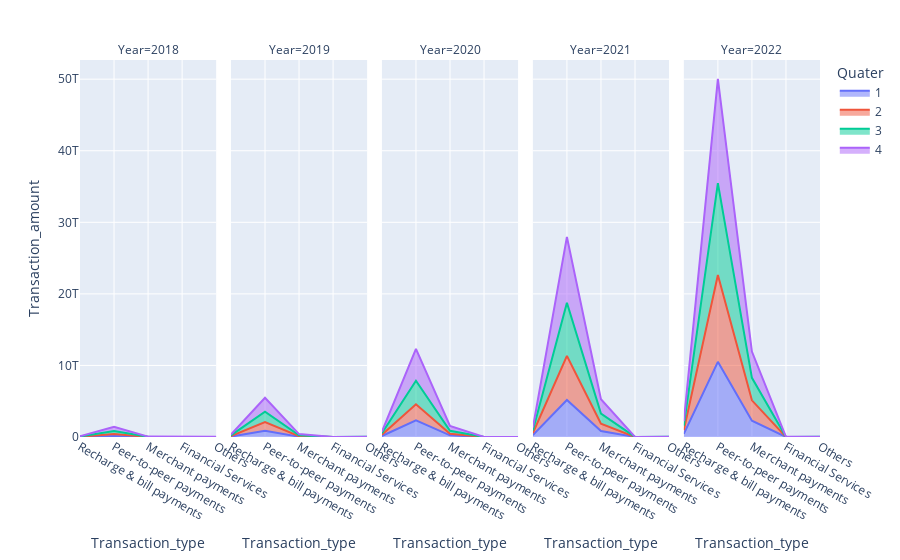

Notebook code cell kept with this figure:
### Code cell
ax = px.area(trans_df, x='Transaction_type', y='Transaction_amount', color='Quater', facet_col='Year')

ax.show()

### Figure 1 — Plotly figure (JSON) as saved in the notebook; plotly's stock layout.template omitted (floating-point values rounded to 4 significant figures)
{"data": [{"fillpattern": {"shape": ""}, "hovertemplate": "Quater=1<br>Year=2018<br>Transaction_type=%{x}<br>Transaction_amount=%{y}<extra></extra>", "legendgroup": "1", "line": {"color": "#636efa"}, "marker": {"symbol": "circle"}, "mode": "lines", "name": "1", "orientation": "v", "showlegend": true, "stackgroup": "1", "type": "scatter", "x": ["Recharge & bill payments", "Peer-to-peer payments", "Merchant payments", "Financial Services", "Others"], "xaxis": "x", "y": [14472713558, 147245883542, 4656678915, 815853105, 4643217301], "yaxis": "y"}, {"fillpattern": {"shape": ""}, "hovertemplate": "Quater=1<br>Year=2019<br>Transaction_type=%{x}<br>Transaction_amount=%{y}<extra></extra>", "legendgroup": "1", "line": {"color": "#636efa"}, "marker": {"symbol": "circle"}, "mode": "lines", "name": "1", "orientation": "v", "showlegend": false, "stackgroup": "1", "type": "scatter", "x": ["Peer-to-peer payments", "Recharge & bill payments", "Merchant payments", "Financial Services", "Others"], "xaxis": "x2", "y": [887893108631, 55473071028, 40575915112, 603852042, 5484252454], "yaxis": "y2"}, {"fillpattern": {"shape": ""}, "hovertemplate": "Quater=1<br>Year=2020<br>Transaction_type=%{x}<br>Transaction_amount=%{y}<extra></extra>", "legendgroup": "1", "line": {"color": "#636efa"}, "marker": {"symbol": "circle"}, "mode": "lines", "name": "1", "orientation": "v", "showlegend": false, "stackgroup": "1", "type": "scatter", "x": ["Peer-to-peer payments", "Merchant payments", "Recharge & bill payments", "Financial Services", "Others"], "xaxis": "x3", "y": [2320557268853, 231298042209, 140373550367, 773848137, 4116905195], "yaxis": "y3"}, {"fillpattern": {"shape": ""}, "hovertemplate": "Quater=1<br>Year=2021<br>Transaction_type=%{x}<br>Transaction_amount=%{y}<extra></extra>", "legendgroup": "1", "line": {"color": "#636efa"}, "marker": {"symbol": "circle"}, "mode": "lines", "name": "1", "orientation": "v", "showlegend": false, "stackgroup": "1", "type": "scatter", "x": ["Merchant payments", "Peer-to-peer payments", "Recharge & bill payments", "Financial Services", "Others"], "xaxis": "x4", "y": [844466633896, 5170856441552, 260182440730, 3573884778, 5199901891], "yaxis": "y4"}, {"fillpattern": {"shape": ""}, "hovertemplate": "Quater=1<br>Year=2022<br>Transaction_type=%{x}<br>Transaction_amount=%{y}<extra></extra>", "legendgroup": "1", "line": {"color": "#636efa"}, "marker": {"symbol": "circle"}, "mode": "lines", "name": "1", "orientation": "v", "showlegend": false, "stackgroup": "1", "type": "scatter", "x": ["Merchant payments", "Peer-to-peer payments", "Recharge & bill payments", "Financial Services", "Others"], "xaxis": "x5", "y": [2272818129376, 10505936803336, 447599848131, 4921211866, 8422766458], "yaxis": "y5"}, {"fillpattern": {"shape": ""}, "hovertemplate": "Quater=2<br>Year=2018<br>Transaction_type=%{x}<br>Transaction_amount=%{y}<extra></extra>", "legendgroup": "2", "line": {"color": "#EF553B"}, "marker": {"symbol": "circle"}, "mode": "lines", "name": "2", "orientation": "v", "showlegend": true, "stackgroup": "1", "type": "scatter", "x": ["Recharge & bill payments", "Peer-to-peer payments", "Merchant payments", "Financial Services", "Others"], "xaxis": "x", "y": [24351225616, 264767671095, 9052859939, 1176991419, 5027454207], "yaxis": "y"}, {"fillpattern": {"shape": ""}, "hovertemplate": "Quater=2<br>Year=2019<br>Transaction_type=%{x}<br>Transaction_amount=%{y}<extra></extra>", "legendgroup": "2", "line": {"color": "#EF553B"}, "marker": {"symbol": "circle"}, "mode": "lines", "name": "2", "orientation": "v", "showlegend": false, "stackgroup": "1", "type": "scatter", "x": ["Peer-to-peer payments", "Recharge & bill payments", "Merchant payments", "Financial Services", "Others"], "xaxis": "x2", "y": [1196425281586, 76865848586, 73415840739, 545329308, 6969423863], "yaxis": "y2"}, {"fillpattern": {"shape": ""}, "hovertemplate": "Quater=2<br>Year=2020<br>Transaction_type=%{x}<br>Transaction_amount=%{y}<extra></extra>", "legendgroup": "2", "line": {"color": "#EF553B"}, "marker": {"symbol": "circle"}, "mode": "lines", "name": "2", "orientation": "v", "showlegend": false, "stackgroup": "1", "type": "scatter", "x": ["Peer-to-peer payments", "Recharge & bill payments", "Merchant payments", "Financial Services", "Others"], "xaxis": "x3", "y": [2243915932390, 171590686463, 226908226049, 1751767444, 1987466180], "yaxis": "y3"}, {"fillpattern": {"shape": ""}, "hovertemplate": "Quater=2<br>Year=2021<br>Transaction_type=%{x}<br>Transaction_amount=%{y}<extra></extra>", "legendgroup": "2", "line": {"color": "#EF553B"}, "marker": {"symbol": "circle"}, "mode": "lines", "name": "2", "orientation": "v", "showlegend": false, "stackgroup": "1", "type": "scatter", "x": ["Peer-to-peer payments", "Merchant payments", "Recharge & bill payments", "Financial Services", "Others"], "xaxis": "x4", "y": [6163165772736, 1003530942287, 300559461295, 3651996523, 5598131364], "yaxis": "y4"}, {"fillpattern": {"shape": ""}, "hovertemplate": "Quater=2<br>Year=2022<br>Transaction_type=%{x}<br>Transaction_amount=%{y}<extra></extra>", "legendgroup": "2", "line": {"color": "#EF553B"}, "marker": {"symbol": "circle"}, "mode": "lines", "name": "2", "orientation": "v", "showlegend": false, "stackgroup": "1", "type": "scatter", "x": ["Merchant payments", "Peer-to-peer payments", "Recharge & bill payments", "Financial Services", "Others"], "xaxis": "x5", "y": [2847096877386, 12123524700463, 523046092987, 3889787479, 6711034131], "yaxis": "y5"}, {"fillpattern": {"shape": ""}, "hovertemplate": "Quater=3<br>Year=2018<br>Transaction_type=%{x}<br>Transaction_amount=%{y}<extra></extra>", "legendgroup": "3", "line": {"color": "#00cc96"}, "marker": {"symbol": "circle"}, "mode": "lines", "name": "3", "orientation": "v", "showlegend": true, "stackgroup": "1", "type": "scatter", "x": ["Peer-to-peer payments", "Recharge & bill payments", "Merchant payments", "Financial Services", "Others"], "xaxis": "x", "y": [425967421714, 31364311860, 12433150984, 891447809, 4449556277], "yaxis": "y"}, {"fillpattern": {"shape": ""}, "hovertemplate": "Quater=3<br>Year=2019<br>Transaction_type=%{x}<br>Transaction_amount=%{y}<extra></extra>", "legendgroup": "3", "line": {"color": "#00cc96"}, "marker": {"symbol": "circle"}, "mode": "lines", "name": "3", "orientation": "v", "showlegend": false, "stackgroup": "1", "type": "scatter", "x": ["Peer-to-peer payments", "Merchant payments", "Recharge & bill payments", "Financial Services", "Others"], "xaxis": "x2", "y": [1440512511470, 123209398484, 101520929811, 617120839, 6705143103], "yaxis": "y2"}, {"fillpattern": {"shape": ""}, "hovertemplate": "Quater=3<br>Year=2020<br>Transaction_type=%{x}<br>Transaction_amount=%{y}<extra></extra>", "legendgroup": "3", "line": {"color": "#00cc96"}, "marker": {"symbol": "circle"}, "mode": "lines", "name": "3", "orientation": "v", "showlegend": false, "stackgroup": "1", "type": "scatter", "x": ["Peer-to-peer payments", "Merchant payments", "Recharge & bill payments", "Financial Services", "Others"], "xaxis": "x3", "y": [3287051873253, 405291207894, 204262355709, 2673063432, 2789907563], "yaxis": "y3"}, {"fillpattern": {"shape": ""}, "hovertemplate": "Quater=3<br>Year=2021<br>Transaction_type=%{x}<br>Transaction_amount=%{y}<extra></extra>", "legendgroup": "3", "line": {"color": "#00cc96"}, "marker": {"symbol": "circle"}, "mode": "lines", "name": "3", "orientation": "v", "showlegend": false, "stackgroup": "1", "type": "scatter", "x": ["Merchant payments", "Peer-to-peer payments", "Recharge & bill payments", "Financial Services", "Others"], "xaxis": "x4", "y": [1426965558783, 7429357587018, 349234592690, 4043342762, 7146868847], "yaxis": "y4"}, {"fillpattern": {"shape": ""}, "hovertemplate": "Quater=3<br>Year=2022<br>Transaction_type=%{x}<br>Transaction_amount=%{y}<extra></extra>", "legendgroup": "3", "line": {"color": "#00cc96"}, "marker": {"symbol": "circle"}, "mode": "lines", "name": "3", "orientation": "v", "showlegend": false, "stackgroup": "1", "type": "scatter", "x": ["Merchant payments", "Peer-to-peer payments", "Recharge & bill payments", "Financial Services", "Others"], "xaxis": "x5", "y": [3151614767860, 12837803371386, 607048699730, 4514223164, 6725900102], "yaxis": "y5"}, {"fillpattern": {"shape": ""}, "hovertemplate": "Quater=4<br>Year=2018<br>Transaction_type=%{x}<br>Transaction_amount=%{y}<extra></extra>", "legendgroup": "4", "line": {"color": "#ab63fa"}, "marker": {"symbol": "circle"}, "mode": "lines", "name": "4", "orientation": "v", "showlegend": true, "stackgroup": "1", "type": "scatter", "x": ["Peer-to-peer payments", "Recharge & bill payments", "Merchant payments", "Financial Services", "Others"], "xaxis": "x", "y": [594995709377, 39578607327, 30497289208, 868584631, 5802659774], "yaxis": "y"}, {"fillpattern": {"shape": ""}, "hovertemplate": "Quater=4<br>Year=2019<br>Transaction_type=%{x}<br>Transaction_amount=%{y}<extra></extra>", "legendgroup": "4", "line": {"color": "#ab63fa"}, "marker": {"symbol": "circle"}, "mode": "lines", "name": "4", "orientation": "v", "showlegend": false, "stackgroup": "1", "type": "scatter", "x": ["Peer-to-peer payments", "Merchant payments", "Recharge & bill payments", "Financial Services", "Others"], "xaxis": "x2", "y": [1963952535223, 174239646473, 116344996244, 551204225, 4811822509], "yaxis": "y2"}, {"fillpattern": {"shape": ""}, "hovertemplate": "Quater=4<br>Year=2020<br>Transaction_type=%{x}<br>Transaction_amount=%{y}<extra></extra>", "legendgroup": "4", "line": {"color": "#ab63fa"}, "marker": {"symbol": "circle"}, "mode": "lines", "name": "4", "orientation": "v", "showlegend": false, "stackgroup": "1", "type": "scatter", "x": ["Peer-to-peer payments", "Merchant payments", "Recharge & bill payments", "Financial Services", "Others"], "xaxis": "x3", "y": [4474548495095, 684873639322, 227875840842, 3259168195, 5323095366], "yaxis": "y3"}, {"fillpattern": {"shape": ""}, "hovertemplate": "Quater=4<br>Year=2021<br>Transaction_type=%{x}<br>Transaction_amount=%{y}<extra></extra>", "legendgroup": "4", "line": {"color": "#ab63fa"}, "marker": {"symbol": "circle"}, "mode": "lines", "name": "4", "orientation": "v", "showlegend": false, "stackgroup": "1", "type": "scatter", "x": ["Merchant payments", "Peer-to-peer payments", "Recharge & bill payments", "Financial Services", "Others"], "xaxis": "x4", "y": [1995855822160, 9203910371491, 407266894783, 5028434834, 9296993478], "yaxis": "y4"}, {"fillpattern": {"shape": ""}, "hovertemplate": "Quater=4<br>Year=2022<br>Transaction_type=%{x}<br>Transaction_amount=%{y}<extra></extra>", "legendgroup": "4", "line": {"color": "#ab63fa"}, "marker": {"symbol": "circle"}, "mode": "lines", "name": "4", "orientation": "v", "showlegend": false, "stackgroup": "1", "type": "scatter", "x": ["Merchant payments", "Peer-to-peer payments", "Recharge & bill payments", "Financial Services", "Others"], "xaxis": "x5", "y": [3673601044800, 14578874324207, 649776847580, 5360528394, 7361492606], "yaxis": "y5"}], "layout": {"annotations": [{"font": {}, "showarrow": false, "text": "Year=2018", "x": 0.092, "xanchor": "center", "xref": "paper", "y": 1, "yanchor": "bottom", "yref": "paper"}, {"font": {}, "showarrow": false, "text": "Year=2019", "x": 0.296, "xanchor": "center", "xref": "paper", "y": 1, "yanchor": "bottom", "yref": "paper"}, {"font": {}, "showarrow": false, "text": "Year=2020", "x": 0.5, "xanchor": "center", "xref": "paper", "y": 1, "yanchor": "bottom", "yref": "paper"}, {"font": {}, "showarrow": false, "text": "Year=2021", "x": 0.704, "xanchor": "center", "xref": "paper", "y": 1, "yanchor": "bottom", "yref": "paper"}, {"font": {}, "showarrow": false, "text": "Year=2022", "x": 0.908, "xanchor": "center", "xref": "paper", "y": 1, "yanchor": "bottom", "yref": "paper"}], "legend": {"title": {"text": "Quater"}, "tracegroupgap": 0}, "margin": {"t": 60}, "xaxis": {"anchor": "y", "domain": [0, 0.184], "title": {"text": "Transaction_type"}}, "xaxis2": {"anchor": "y2", "domain": [0.204, 0.388], "matches": "x", "title": {"text": "Transaction_type"}}, "xaxis3": {"anchor": "y3", "domain": [0.408, 0.592], "matches": "x", "title": {"text": "Transaction_type"}}, "xaxis4": {"anchor": "y4", "domain": [0.612, 0.796], "matches": "x", "title": {"text": "Transaction_type"}}, "xaxis5": {"anchor": "y5", "domain": [0.816, 1], "matches": "x", "title": {"text": "Transaction_type"}}, "yaxis": {"anchor": "x", "domain": [0, 1], "title": {"text": "Transaction_amount"}}, "yaxis2": {"anchor": "x2", "domain": [0, 1], "matches": "y", "showticklabels": false}, "yaxis3": {"anchor": "x3", "domain": [0, 1], "matches": "y", "showticklabels": false}, "yaxis4": {"anchor": "x4", "domain": [0, 1], "matches": "y", "showticklabels": false}, "yaxis5": {"anchor": "x5", "domain": [0, 1], "matches": "y", "showticklabels": false}}}
